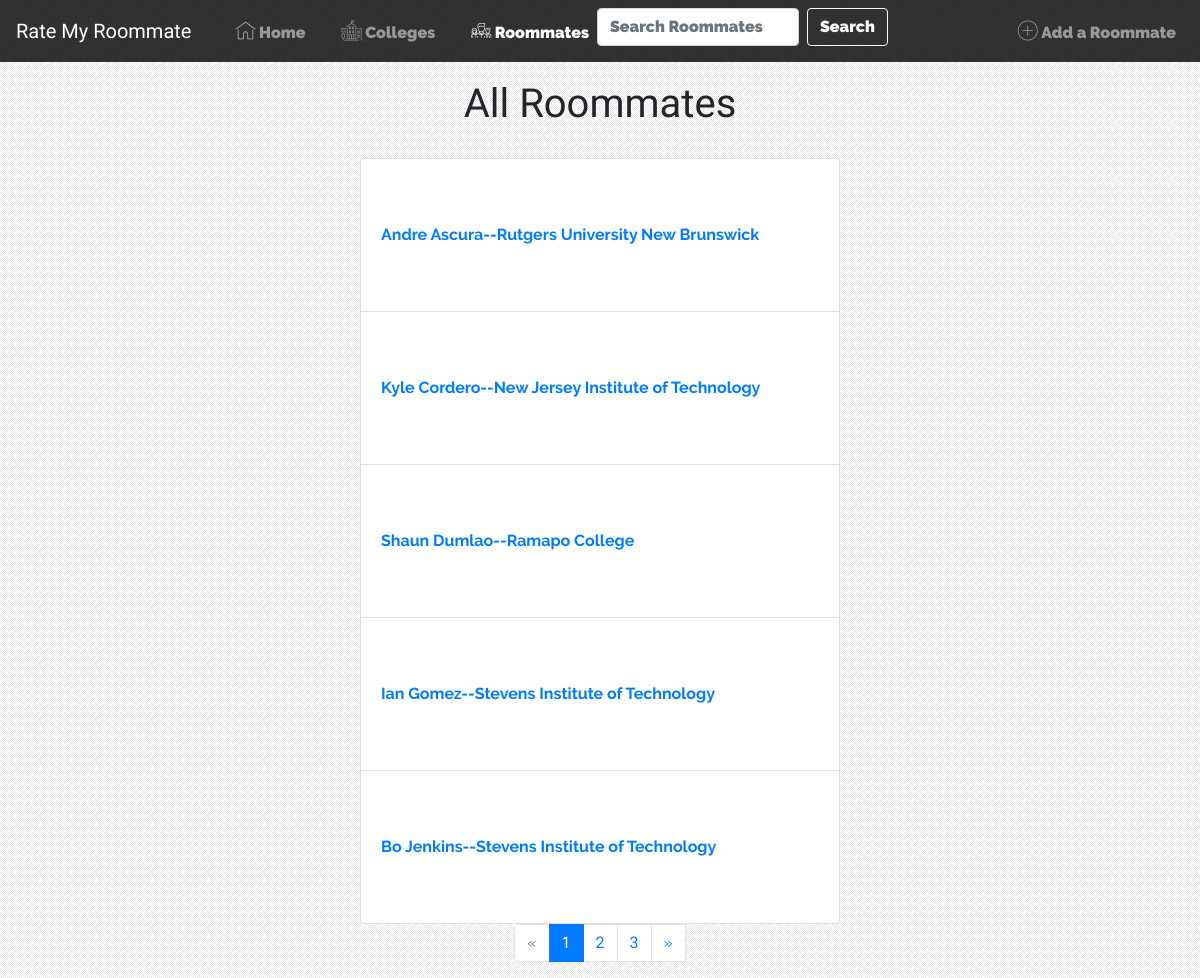
/all-roommates/, run on an earlier commit of the app's database.
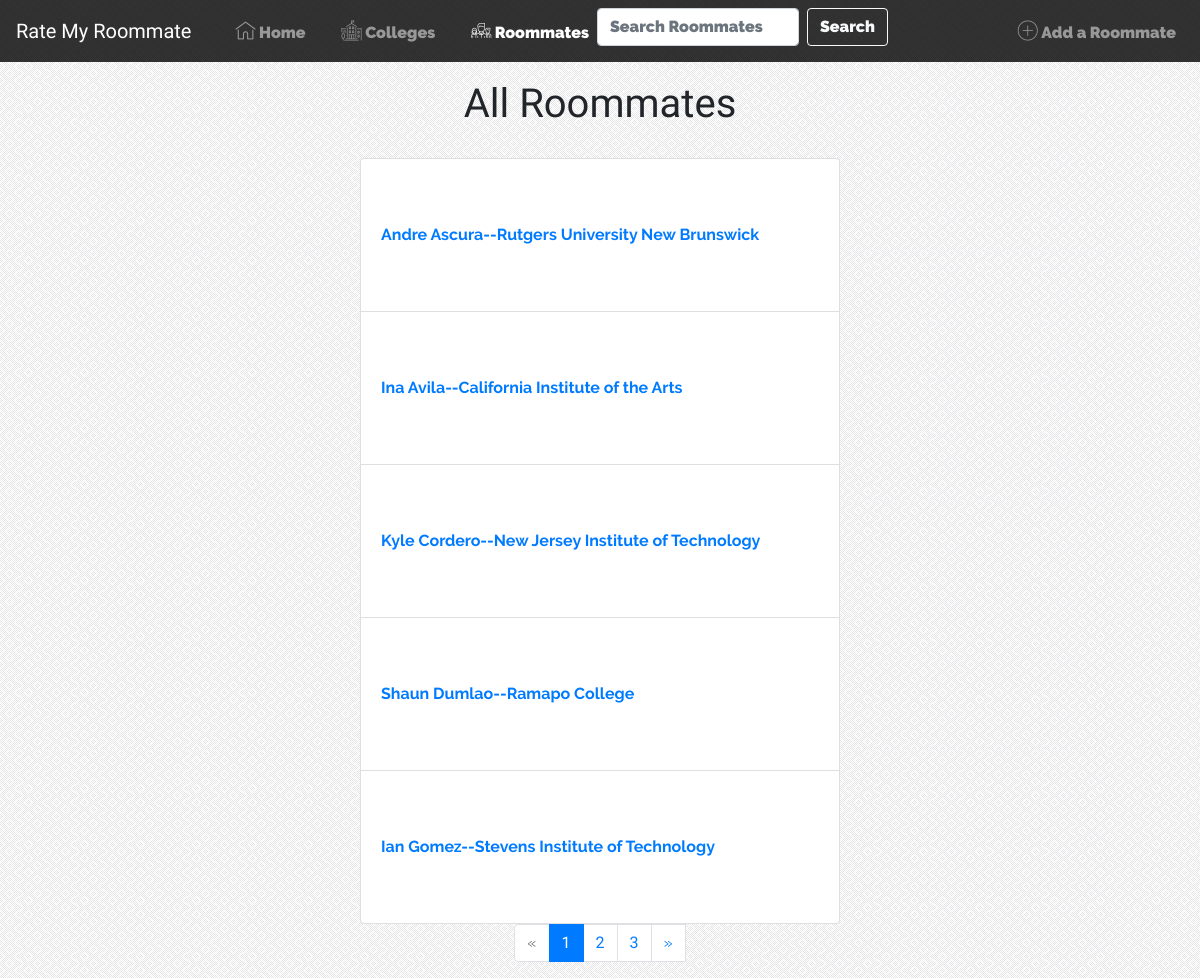
And on a later commit of the database.
### roomaterating/models.py (models this page shows)
class Roomate(models.Model):
    college = models.ForeignKey(College, on_delete=models.CASCADE)
    first_name = models.CharField(max_length=30, validators=[RegexValidator(regex='^[A-Za-z\s]*$',
                                                                           message="Please enter a first name "
                                                                                   "(No numbers or special characters)",
                                                                           code="invalid_college")])
    last_name = models.CharField(max_length=30, validators=[RegexValidator(regex='^[A-Za-z]*$',
                                                                           message="Please enter a last name "
                                                                                   "(No numbers, special characters or spaces)",
                                                                           code="invalid_college")])
    student_id = models.CharField(blank= False, max_length = 30, validators=[RegexValidator(regex='^[A-Za-z0-9]*$',
                                                                           message="Please enter a Student ID "
                                                                                   "(No special characters or spaces)",
                                                                           code="invalid_college")])
    class Meta:
        unique_together = ('last_name', 'first_name','college', 'student_id')
    @property
    def full_name(self):
        return self.first_name + " " + self.last_name
    def __str__(self):
        return self.full_name

class College(models.Model):
    campus = models.CharField(max_length=50,)
    website_link = models.CharField(max_length=200)
    class Meta:
        unique_together = ('campus', 'website_link',)
    def __str__(self):
        return self.campus

### roomaterating/views.py (the view)
# urls.py: url(r'^all-roommates/$', views.RoomateView.as_view(), name="roomates"),
class RoomateView(ListView):
    template_name = "roomaterating/roommateview.html"
    context_object_name = "roommates"
    paginate_by = 5
    def get_queryset(self):
        return Roomate.objects.all().order_by('last_name')

### roomaterating/templates/roomaterating/roommateview.html
{% extends 'roomaterating/base.html' %}
{% block Roommates %} active {% endblock %}
{% block body %}
{% if campus %}
<a href="{{campus.website_link}}"><h1 class="roommatetitle">{{campus}}</h1></a>
{% else %}
<h1 class = "roommatetitle">All Roommates</h1>
{% endif %}
 <ul class="list-group">
   {% if roommates %}
{% for roommate in roommates %}
   <li class="list-group-item"><a href="{% url 'roomaterating:viewroommate'  roommate.pk %}">{{roommate|title}}--{{roommate.college}}</a></li>
{% endfor %}
 </ul>
{% if is_paginated %}
  <ul class="pagination">
    {% if page_obj.has_previous %}
      <li class="page-item"><a class="page-link" href="?page={{ page_obj.previous_page_number }}" tabindex="-1">&laquo;</a></li>
    {% else %}
      <li class="page-item disabled"><a class="page-link"tabindex="-1">&laquo;</a></li>
    {% endif %}
    {% for i in paginator.page_range %}
      {% if page_obj.number == i %}
        <li class="page-item active"><a class="page-link numbers" href="#">{{ i }}<span class="sr-only">(current)</span></a></li>
      {% else %}
        <li class="page-item"><a class="page-link numbers" href="?page={{ i }}">{{ i }}</a></li>
      {% endif %}
    {% endfor %}
    {% if page_obj.has_next %}
      <li ><a class="page-link"tabindex="-1" href="?page={{ page_obj.next_page_number }}">&raquo;</a></li>
    {% else %}
      <li class="page-item disabled"><a class="page-link"tabindex="-1">&raquo;</a></li>
    {% endif %}
  </ul>
    {% endif %}
  {% else %}
  <li class ="list-group-item">Sorry, There are no roommates. <a href="{% url 'roomaterating:add-roommate' %}">Click here to add a new roommate</li>
   {% endif %}
{% endblock %}

What changed in the data, as far as the page shows it:
no longer on this page (row unchanged): Roomate: first_name+last_name "Bo Jenkins", college "Stevens Institute of Technology"
added Roomate: first_name+last_name "Ina Avila", college "California Institute of the Arts"
